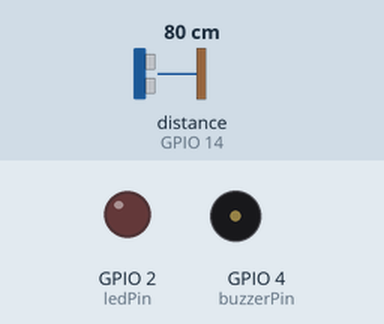
This sketch was run on a simulated ESP32. Shown: output pins drawn as LEDs (lit = HIGH), buzzer (waves = sounding). The test bench sets the inputs (shaded band); at power-on: distance to the obstacle (sensor on GPIO 14) 80 cm. The echo pulse lasts 58.3 µs per cm; WiFi joins after 1.5 s; servers stay silent unless stated; what the sketch prints to the serial monitor is not drawn.

Above: at 2.7 s.
2.8 s: distance to the obstacle (sensor on GPIO 14) set to 54 cm
4.6 s: distance to the obstacle (sensor on GPIO 14) set to 45 cm
At 6.9 s:
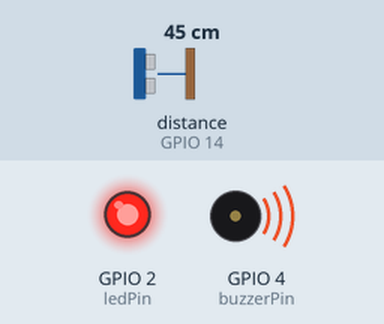
7.2 s: distance to the obstacle (sensor on GPIO 14) set to 60 cm
At 9.1 s:
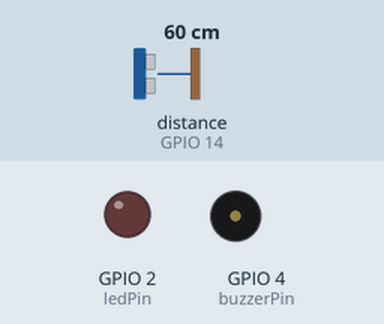
9.8 s: distance to the obstacle (sensor on GPIO 14) set to 2 cm
At 11.3 s:
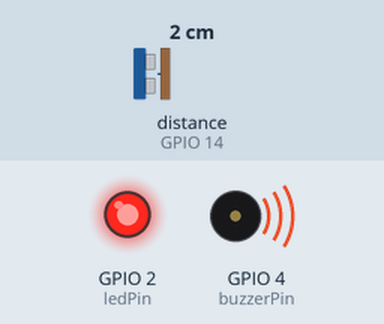
Timing chart, 0 to 12.8 s (numbered marks = the images above; inputs shaded):
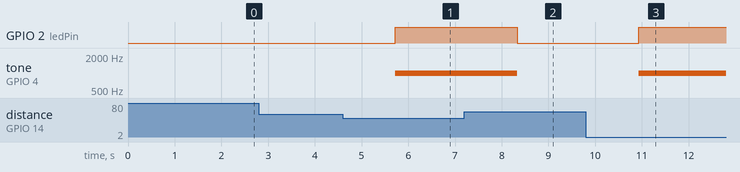

The sketch:

sketch.ino
```cpp
#include <Ultrasonic.h>
#include <WiFi.h>
#include <WiFiClient.h>
#include "ThingSpeak.h"

// Configurações Wi-Fi
const char* ssid = "Wokwi-GUEST";
const char* password = "";
const int channel = 6;

// Configurações ThingSpeak
const char* clientID = "seu_cliente_id";
const char* writeAPIKey = "OHOMO6XRRUEQEDH8";
const char* server = "api.thingspeak.com";
const int myChannelNumber = 2693519;

// Pinos do sensor ultrassônico
const int trigPin = 12;
const int echoPin = 14;

// LED para indicar alerta
const int ledPin = 2; // Adapte ao pino do seu LED
// Pino do buzzer
const int buzzerPin = 4; // Adapte ao pino do seu buzzer

// Instâncias
WiFiClient client;
Ultrasonic ultrasonic(trigPin, echoPin);

void setup() {
  Serial.begin(115200);
  pinMode(ledPin, OUTPUT);
  connectToWiFi();
}

void loop() {
  int distance = ultrasonic.read();

  if (distance >= 0) { // Verifica se a leitura foi válida
    Serial.print("Distância: ");
    Serial.print(distance);
    Serial.println(" cm");

    // Envia dados para o ThingSpeak
    if (ThingSpeak.writeField(myChannelNumber, 1, distance, writeAPIKey)) {
      Serial.println("Dados enviados com sucesso");
    } else {
      Serial.println("Erro ao enviar dados");
    }

    // Aciona o LED se a distância for menor que um determinado valor
    if (distance <= 50) { // Ajuste o valor de acordo com sua necessidade
      digitalWrite(ledPin, HIGH);
      tone(buzzerPin, 1000); // Aciona o buzzer com frequência de 1000 Hz
    } else {
      digitalWrite(ledPin, LOW);
      noTone(buzzerPin); // Desliga o buzzer
    }
  } else {
    Serial.println("Erro ao ler o sensor ultrassônico");
  }

  delay(1000); // Ajuste o intervalo de leitura conforme necessário
}

void connectToWiFi() {
  WiFi.begin(ssid, password, channel);
  while (WiFi.status() != WL_CONNECTED) {
    delay(500);
    Serial.print(".");
  }
  Serial.println("Conectado ao Wi-Fi");
  ThingSpeak.begin(client);
}
```

Measured:
- the behaviour switches between 51 and 50 cm on distance to the obstacle (sensor on GPIO 14) (found by bisection; images 0 and 1)
- after the input at 2.8 s, every drawn part: stays the same
- after the input at 4.6 s, GPIO 2 (ledPin): LOW → HIGH after 1.1 s; tone on GPIO 4 (buzzerPin): silent → 1000 Hz after 1.1 s
- after the input at 7.2 s, GPIO 2 (ledPin): HIGH → LOW after 1.1 s; tone on GPIO 4 (buzzerPin): 1000 Hz → silent after 1.1 s
- after the input at 9.8 s, GPIO 2 (ledPin): LOW → HIGH after 1.1 s; tone on GPIO 4 (buzzerPin): silent → 1000 Hz after 1.1 s
